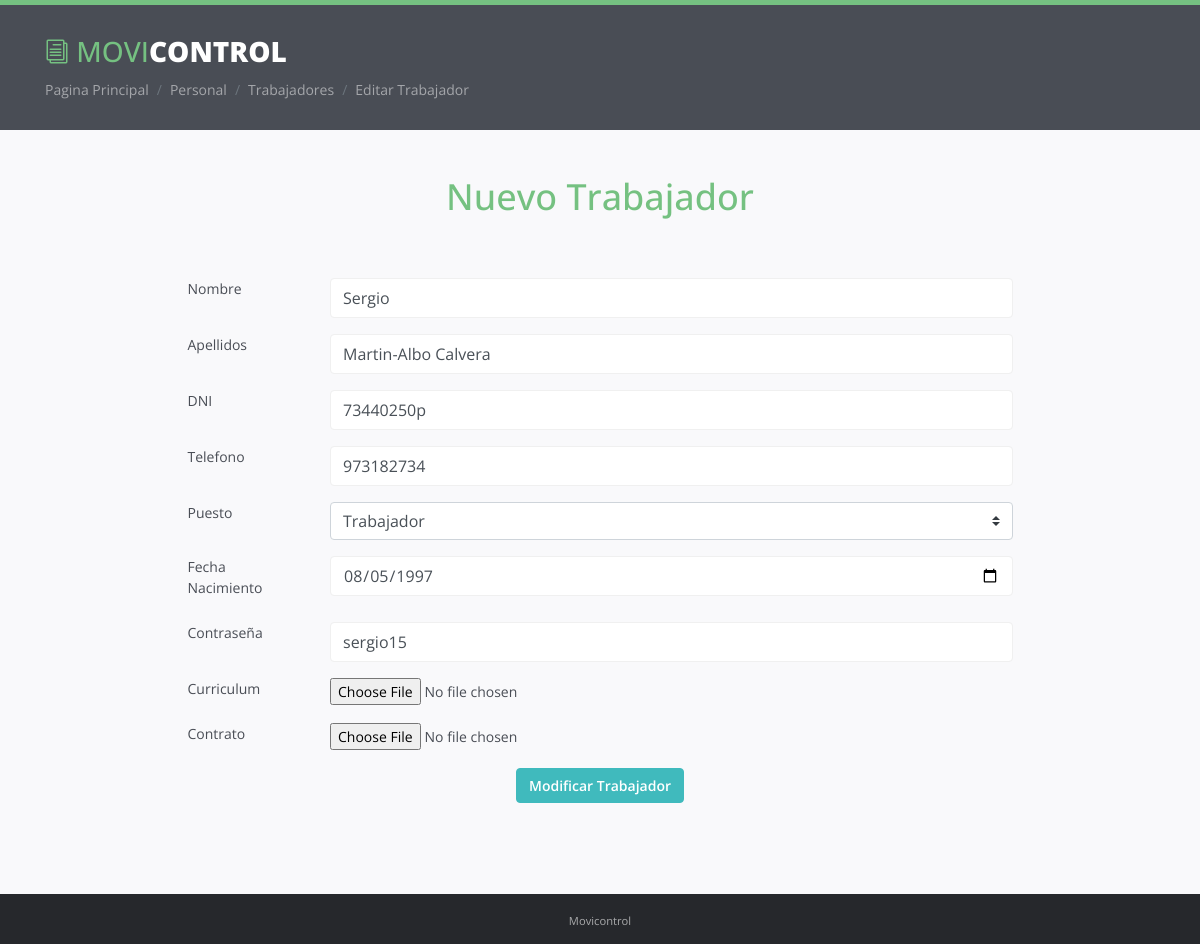
/Personal/trabajadores/editTrabajador.php?dni=73440250p (signed in), run on an earlier commit of the app's database.
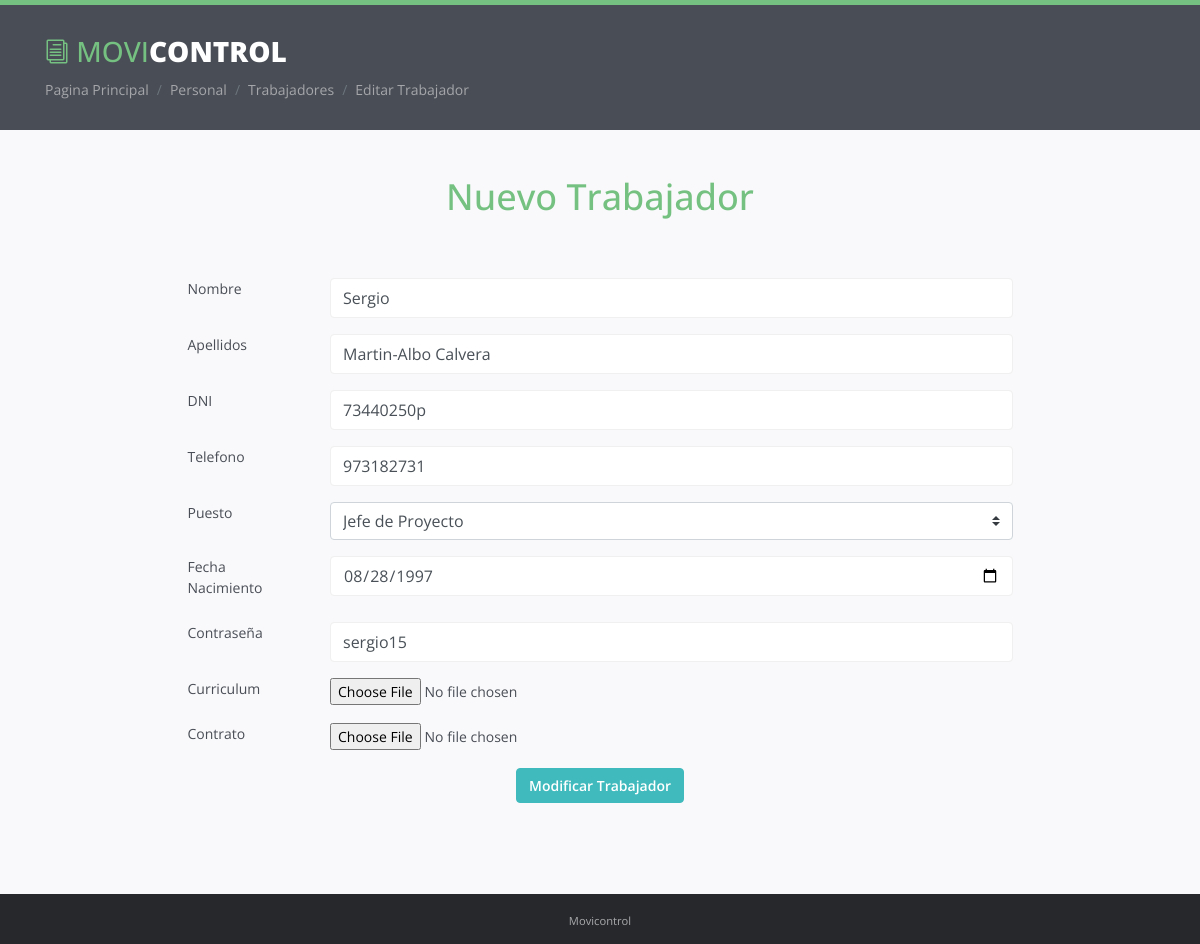
And on a later commit of the database.
### tables this page shows
CREATE TABLE `trabajadores` (
  `dni` varchar(9) NOT NULL,
  `nombre` varchar(20) NOT NULL,
  `apellido` varchar(60) NOT NULL,
  `telefono` varchar(9) NOT NULL,
  `fecNac` date NOT NULL,
  `password` varchar(30) NOT NULL,
  `idPuesto` int(11) NOT NULL,
  `curriculum` text NOT NULL,
  `contrato` text NOT NULL
);

### Personal/trabajadores/editTrabajador.php (the view, shortened to what the changed rows need)
<?php
include("../../conexion.php");
$dni = $_GET['dni'];
?>
<!DOCTYPE html>
<html lang="en">
<head>
    <link rel="stylesheet" href="../../assets/plugins/bootstrap/css/bootstrap.min.css">
    <link rel="stylesheet" href="../../assets/plugins/prism/prism.css">
    <link rel="stylesheet" href="../../assets/plugins/lightbox/dist/ekko-lightbox.css">
    <link rel="stylesheet" href="../../assets/plugins/elegant_font/css/style.css">
    <link id="theme-style" rel="stylesheet" href="../../assets/css/styles.css">
</head>
<body class="body-green">
        <header id="header" class="header">
            <div class="container">
                <div class="branding">
                    <h1 class="logo">
                        <a href="../../principal.php">
                            <span aria-hidden="true" class="icon_documents_alt icon"></span>
                            <span class="text-highlight">Movi</span><span class="text-bold">Control</span>
                        </a>
                    </h1>
                </div>
            </div>
        </header>
        <div class="doc-wrapper">
            <div class="container">
                <div id="doc-header" class="doc-header text-center">
                    <h1 class="doc-title">Nuevo Trabajador</h1>
                </div>
                <div class="doc-body row justify-content-md-center" >
                    <div class="doc-content col-md-9 col-12 order-1">
                        <div class="content-inner">
                            <section id="dashboards" class="doc-section">
                                <div class="section-block">
                                    <form name="edit" method="POST" action="editTrabajadorBD.php">
                                        <?php
                                            $sql = "SELECT * FROM trabajadores WHERE dni = '$dni'";
                                            $registros=mysqli_query($conexion,$sql);
                                            while ($linea=mysqli_fetch_array($registros))
                                            {
                                                ?>
                                            <div class="form-group row justify-content-md-center">
                                                <label  class="col-sm-2 form-control-label">Nombre</label>
                                                <div class="col-sm-10">
                                                    <input type="text" class="form-control" name="nombre" value="<?php echo $linea['nombre'] ?>">
                                                </div>
                                            </div>
                                            <div class="form-group row justify-content-md-center">
                                                <label  class="col-sm-2 form-control-label">Apellidos</label>
                                                <div class="col-sm-10">
                                                    <input type="text" class="form-control" name="apellidos" value="<?php echo $linea['apellido'] ?>">
                                                </div>
                                            </div>
                                            <div class="form-group row justify-content-md-center">
                                                <label  class="col-sm-2 form-control-label">DNI</label>
                                                <div class="col-sm-10">
                                                    <input type="text" class="form-control" name="dni" value="<?php echo $linea['dni'] ?>" >
                                                </div>
                                            </div>
                                            <div class="form-group row justify-content-md-center">
                                                <label  class="col-sm-2 form-control-label">Telefono</label>
                                                <div class="col-sm-10">
                                                    <input type="text" class="form-control" name="telefono" value="<?php echo $linea['telefono'] ?>">
                                                </div>
                                            </div>
                                            <div class="form-group row justify-content-md-center">
                                                <label  class="col-sm-2 form-control-label">Puesto</label>
                                                <div class="col-sm-10">
                                                    <select class="custom-select" name="puesto">
                                                        <?php
                                                            $sqlPuesto = "SELECT * FROM puestos";
                                                             $registrosPuesto=mysqli_query($conexion,$sqlPuesto);
                                                             while ($lineaPuesto=mysqli_fetch_array($registrosPuesto)) {
                                                                if ($linea['idPuesto'] != $lineaPuesto['idPuesto']) {
                                                                    echo "
                                                                    <option value='$lineaPuesto[idPuesto]'>$lineaPuesto[puesto]</option>";
                                                                }else{
                                                                    echo "<option value='$lineaPuesto[idPuesto]' selected>$lineaPuesto[puesto]</option>";
                                                                }
                                                             }
                                                         ?>
                                                    </select>
                                                </div>
                                            </div>
                                            <div class="form-group row justify-content-md-center">
                                                <label  class="col-sm-2 form-control-label">Fecha Nacimiento</label>
                                                <div class="col-sm-10">
                                                    <input type="date" class="form-control" id="date"  name="fecNac" value="<?php echo $linea['fecNac'] ?>">
                                                </div>
                                            </div>
                                            <div class="form-group row justify-content-md-center">
                                                <label  class="col-sm-2 form-control-label">Contraseña</label>
                                                <div class="col-sm-10">
                                                    <input type="text" class="form-control"  name="pass" value="<?php echo $linea['password'] ?>">
                                                </div>
                                            </div>
                                            <div class="form-group row justify-content-md-center">
                                                <label  class="col-sm-2 form-control-label">Curriculum</label>
                                                <div class="col-sm-10">
                                                    <input type="file" id="file" name="curriculum"  value="<?php echo $linea['curriculum'] ?>" />
                                                </div>
                                            </div>
                                            <div class="form-group row justify-content-md-center">
                                                <label for="inputEmail3" class="col-sm-2 form-control-label">Contrato</label>
                                                <div class="col-sm-10">
                                                     <input type="file" id="file" name="contrato"   value="<?php echo $linea['contrato'] ?>" />
                                                </div>
                                            </div>
                                            <div class="form-group row justify-content-md-center">
                                                <div class="col-sm-offset-6 ">
                                                    <button type="submit" class="btn btn-primary">Modificar Trabajador</button>
                                                </div>
                                            </div>
                                        <?php
                                            }
                                        ?>
                                    </form>
                                </div>
                            </section>
                        </div>
                    </div>
                </div>
            </div>
        </div>
</body>
</html>

What changed in the data, as far as the page shows it:
changed trabajadores "Sergio": telefono "973182734" → "973182731"; puesto "Trabajador" → "Jefe de Proyecto"; fecNac "08/05/1997" → "08/28/1997"
